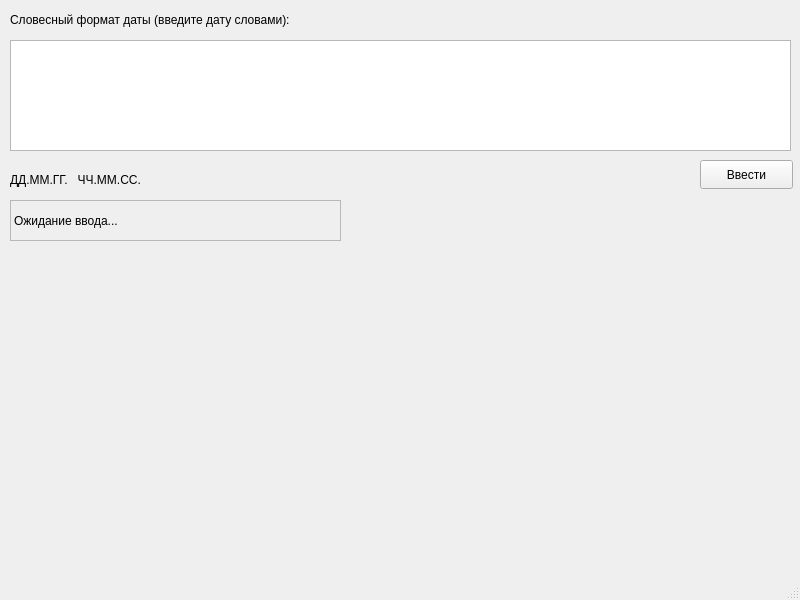
<?xml version="1.0" encoding="UTF-8"?>
<ui version="4.0">
 <class>FormatSlovestny</class>
 <widget class="QMainWindow" name="FormatSlovestny">
  <property name="geometry">
   <rect>
    <x>0</x>
    <y>0</y>
    <width>800</width>
    <height>600</height>
   </rect>
  </property>
  <property name="minimumSize">
   <size>
    <width>800</width>
    <height>600</height>
   </size>
  </property>
  <property name="maximumSize">
   <size>
    <width>800</width>
    <height>600</height>
   </size>
  </property>
  <property name="windowTitle">
   <string>MainWindow</string>
  </property>
  <widget class="QWidget" name="centralwidget">
   <widget class="QLabel" name="label">
    <property name="geometry">
     <rect>
      <x>10</x>
      <y>10</y>
      <width>351</width>
      <height>20</height>
     </rect>
    </property>
    <property name="text">
     <string>Словесный формат даты (введите дату словами):</string>
    </property>
   </widget>
   <widget class="QLabel" name="label_2">
    <property name="geometry">
     <rect>
      <x>10</x>
      <y>170</y>
      <width>191</width>
      <height>20</height>
     </rect>
    </property>
    <property name="text">
     <string>ДД.ММ.ГГ.   ЧЧ.ММ.СС. </string>
    </property>
   </widget>
   <widget class="QTextEdit" name="slova">
    <property name="geometry">
     <rect>
      <x>10</x>
      <y>40</y>
      <width>781</width>
      <height>111</height>
     </rect>
    </property>
   </widget>
   <widget class="QLabel" name="standart">
    <property name="geometry">
     <rect>
      <x>10</x>
      <y>200</y>
      <width>331</width>
      <height>21</height>
     </rect>
    </property>
    <property name="text">
     <string/>
    </property>
   </widget>
   <widget class="QLabel" name="label_3">
    <property name="geometry">
     <rect>
      <x>10</x>
      <y>200</y>
      <width>331</width>
      <height>41</height>
     </rect>
    </property>
    <property name="frameShape">
     <enum>QFrame::Shape::StyledPanel</enum>
    </property>
    <property name="text">
     <string>Ожидание ввода...</string>
    </property>
   </widget>
   <widget class="QPushButton" name="pushButtonParseVerbal">
    <property name="geometry">
     <rect>
      <x>700</x>
      <y>160</y>
      <width>93</width>
      <height>29</height>
     </rect>
    </property>
    <property name="text">
     <string>Ввести</string>
    </property>
   </widget>
  </widget>
  <widget class="QMenuBar" name="menubar">
   <property name="geometry">
    <rect>
     <x>0</x>
     <y>0</y>
     <width>800</width>
     <height>26</height>
    </rect>
   </property>
  </widget>
  <widget class="QStatusBar" name="statusbar"/>
 </widget>
 <resources/>
 <connections/>
</ui>
